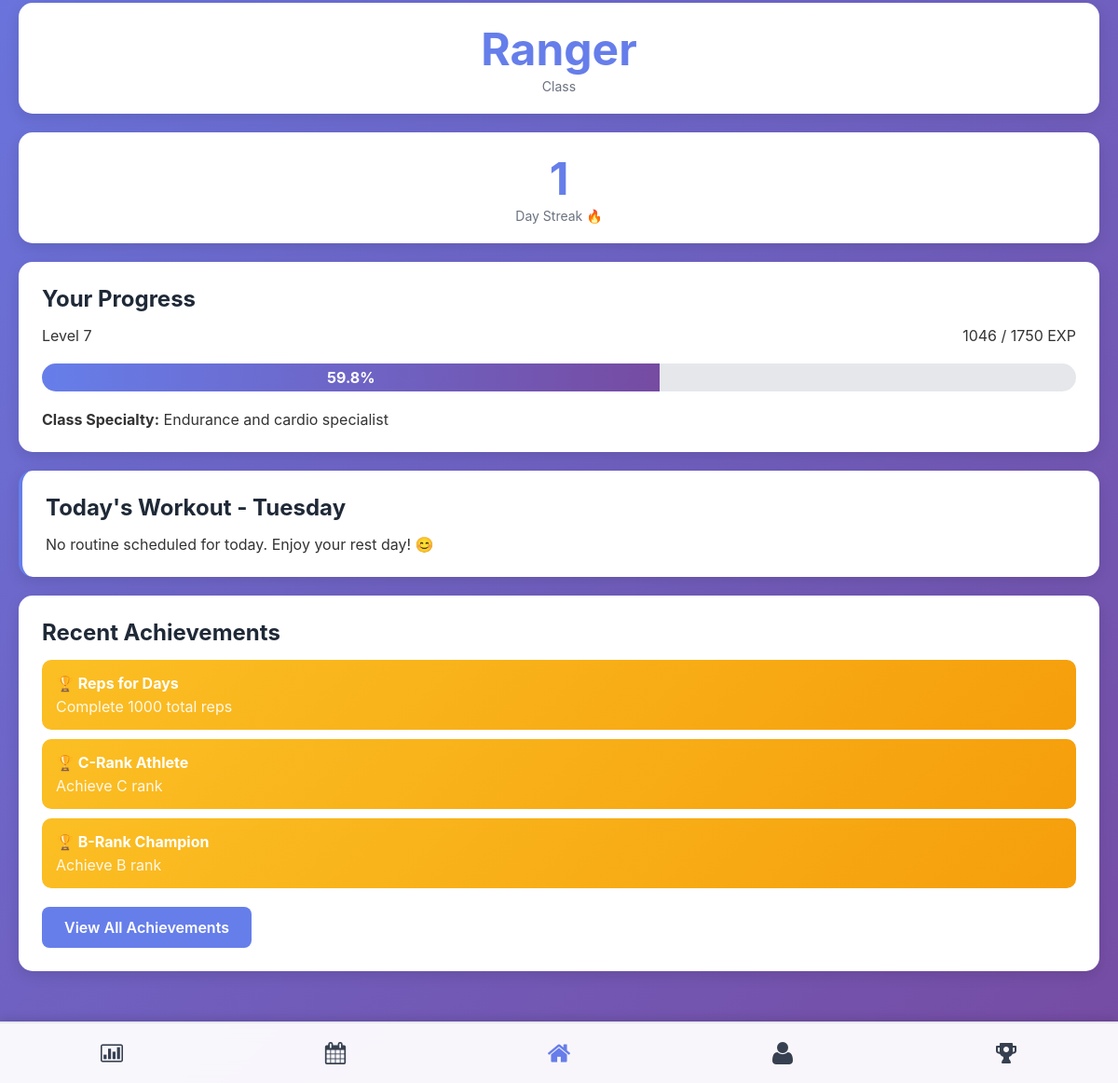
The app's page /dashboard (signed in, lower part), older data.
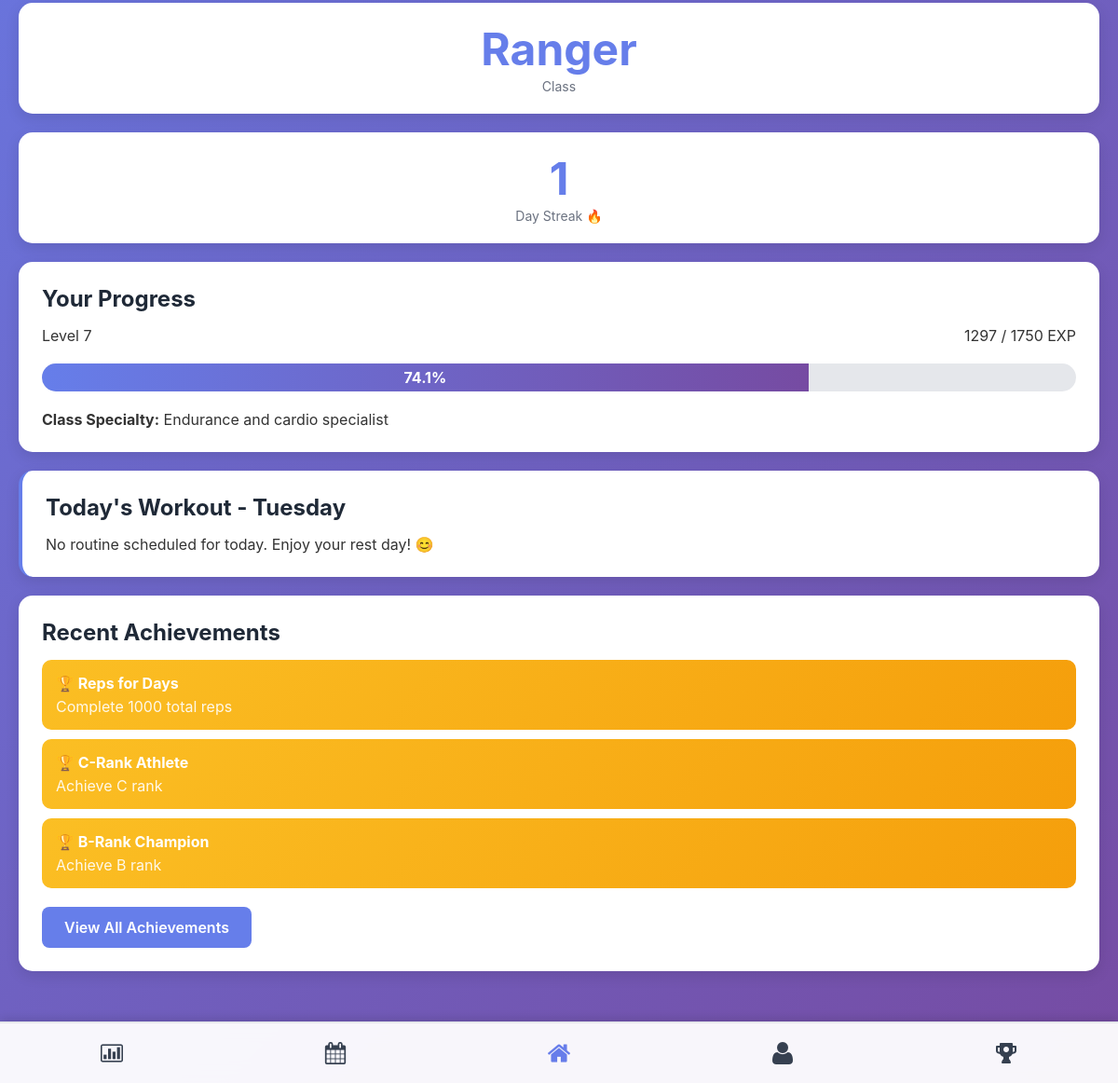
The same page, newer data.
### tables this page shows
CREATE TABLE client_gamification (
                gamification_id INTEGER PRIMARY KEY AUTOINCREMENT,
                client_id INTEGER UNIQUE NOT NULL,
                current_level INTEGER DEFAULT 1,
                current_exp INTEGER DEFAULT 0,
                total_exp INTEGER DEFAULT 0,
                rank TEXT DEFAULT 'E',
                client_class TEXT,
                class_unlocked_at_level INTEGER, current_streak INTEGER DEFAULT 0, longest_streak INTEGER DEFAULT 0, total_reps INTEGER DEFAULT 0, workouts_completed INTEGER DEFAULT 0,
                FOREIGN KEY (client_id) REFERENCES clients(client_id) ON DELETE CASCADE
            );

### main.py (the view, shortened to what this page needs)
@app.route('/dashboard')
@login_required
def dashboard():
    client_id = session['client_id']
    client = Client.get_by_id(client_id)
    progress = gamification.get_client_progress(client_id)
    today = datetime.now().strftime('%A')
    today_routine = Routine.get_client_routine_for_day(client_id, today)
    routine_status = 'not_started'  # default fallback
    recent_achievements = achievement_ctrl.get_recent_unlocks(client_id, limit=3)
    streak_data = client.get_streak_data()
    mc = MembershipController()
    membership = mc.get_client_membership(client_id)
    notification = None
    if membership:
        end_date = datetime.strptime(membership['end_date'], '%Y-%m-%d').date()
        days_left = (end_date - date.today()).days
        print("Days Left", days_left)
        if 0 < days_left <= 5:
            notification = f"⚠️ Your membership expires in {days_left} days. Please renew soon!"
        elif days_left <= 0:
            notification = "❌ Your membership has expired. Please renew to continue training."
    try:
        newly_unlocked = achievement_ctrl.check_and_unlock_achievements(client_id)
    except Exception as e:
        print(f"Achievement check error for client {client_id}: {e}")
        newly_unlocked = []
    print("Notification:",notification)
    return render_template(
        'dashboard.html',
        client=client,
        progress=progress,
        today_routine=today_routine,
        today=today,
        recent_achievements=recent_achievements,
        streak_data=streak_data,
        newly_unlocked=newly_unlocked,
        notification=notification,
        status=routine_status
    )

### controllers/achievement_controller.py (called while the page is built)
    def check_and_unlock_achievements(self, client_id):
        newly_unlocked = []
        stats = self._get_client_stats(client_id)
        all_achievements = self._get_all_achievements()
        unlocked_ids = self._get_unlocked_achievement_ids(client_id)
        for achievement in all_achievements:
            if achievement['achievement_id'] in unlocked_ids:
                continue
            if self._check_achievement_requirement(achievement, stats):
                result = self.unlock_achievement(client_id, achievement['achievement_id'])
                if result['success']:
                    newly_unlocked.append(result)
        return newly_unlocked

    def get_recent_unlocks(self, client_id, limit=5):
        unlocked = self.get_unlocked_achievements(client_id)
        return unlocked[:limit]

### controllers/gamification_controller.py (called while the page is built)
    def _get_gamification_data(self, client_id):
        query = 'SELECT * FROM client_gamification WHERE client_id=?'
        result = self.db.execute_query(query, (client_id,))
        return dict(result[0]) if result else None

### database/db_manager.py (called while the page is built)
    def disconnect(self):
        if self.conn:
            self.conn.close()

### templates/dashboard.html (shortened to what this page needs)
{% extends "base.html" %}
{% block content %}
{% if progress.class %}
<div class="grid grid-4">
    <div class="card stat-card">
        <span class="stat-value">{{ progress.class }}</span>
        <span class="stat-label">Class</span>
    </div>
    <div class="card stat-card">
        <span class="stat-value">{{ streak_data.current_streak if streak_data else 0 }}</span>
        <span class="stat-label">Day Streak 🔥</span>
    </div>
</div>
{% endif %}
<div class="card">
    <h2>Your Progress</h2>
    <div style="display: flex; justify-content: space-between; margin-bottom: 10px;">
        <span>Level {{ progress.level }}</span>
        <span>{{ progress.current_exp }} / {{ progress.next_level_exp }} EXP</span>
    </div>
    <div class="progress-bar">
        <div class="progress-fill" style="width: {{ progress.progress_percentage }}%">
            {{ "%.1f"|format(progress.progress_percentage) }}%
        </div>
    </div>
    {% if progress.class %}
    <p><strong>Class Specialty:</strong> {{ progress.class_info.description }}</p>
    {% elif progress.can_choose_class %}
    <a href="{{ url_for('classes') }}" class="btn btn-primary" style="margin-top: 10px;">Choose Your Class!</a>
    {% endif %}
</div>
<div class="card routine-card">
    <h2>Today's Workout - {{ today }}</h2>
    {% if today_routine %}
        <h3>{{ today_routine.routine_name }}</h3>
        <p>{{ today_routine.description }}</p>
        <p><strong>Total Base EXP:</strong> {{ today_routine.calculate_total_exp() }}</p>
        {% if status == 'completed' %}
            <span style="color: #10b981; font-weight: bold;">
                <a href="{{ url_for('workout', routine_id=today_routine.routine_id) }}"
                   class="btn btn-disabled" style="margin-top: 10px;">
                    Workout Completed
                </a>
            </span>
        {% elif status == 'in_progress' %}
            <span style="color: #fbbf24; font-weight: bold;">
                <a href="{{ url_for('workout', routine_id=today_routine.routine_id) }}"
                   class="btn btn-progress" style="margin-top: 10px;">
                    Continue Workout  →
                </a>
            </span>
        {% else %}
            <a href="{{ url_for('workout', routine_id=today_routine.routine_id) }}"
               class="btn btn-success" style="margin-top: 10px;">
                Start Workout →
            </a>
        {% endif %}
    {% else %}
        <p>No routine scheduled for today. Enjoy your rest day! 😊</p>
    {% endif %}
</div>
{% if recent_achievements %}
<div class="card">
    <h2>Recent Achievements</h2>
    {% for achievement in recent_achievements %}
    <div class="achievement-badge">
        <strong>🏆 {{ achievement.name }}</strong>
        <p style="margin-top: 5px; opacity: 0.9;">{{ achievement.description }}</p>
    </div>
    {% endfor %}
    <a href="{{ url_for('achievements') }}" class="btn btn-primary" style="margin-top: 10px;">View All Achievements</a>
</div>
{% endif %}
{% endblock %}

Row changes from the older to the newer data that the page shows:
changed client_gamification "Ranger": current_exp "1046" → "1297"
Text that changed along with them:
{{ progress.progress_percentage }}: 59.77142857142857 → 74.11428571428571 (drawn)
{{ "%.1f"|format(progress.progress_percentage) }}: "59.8" → "74.1"
